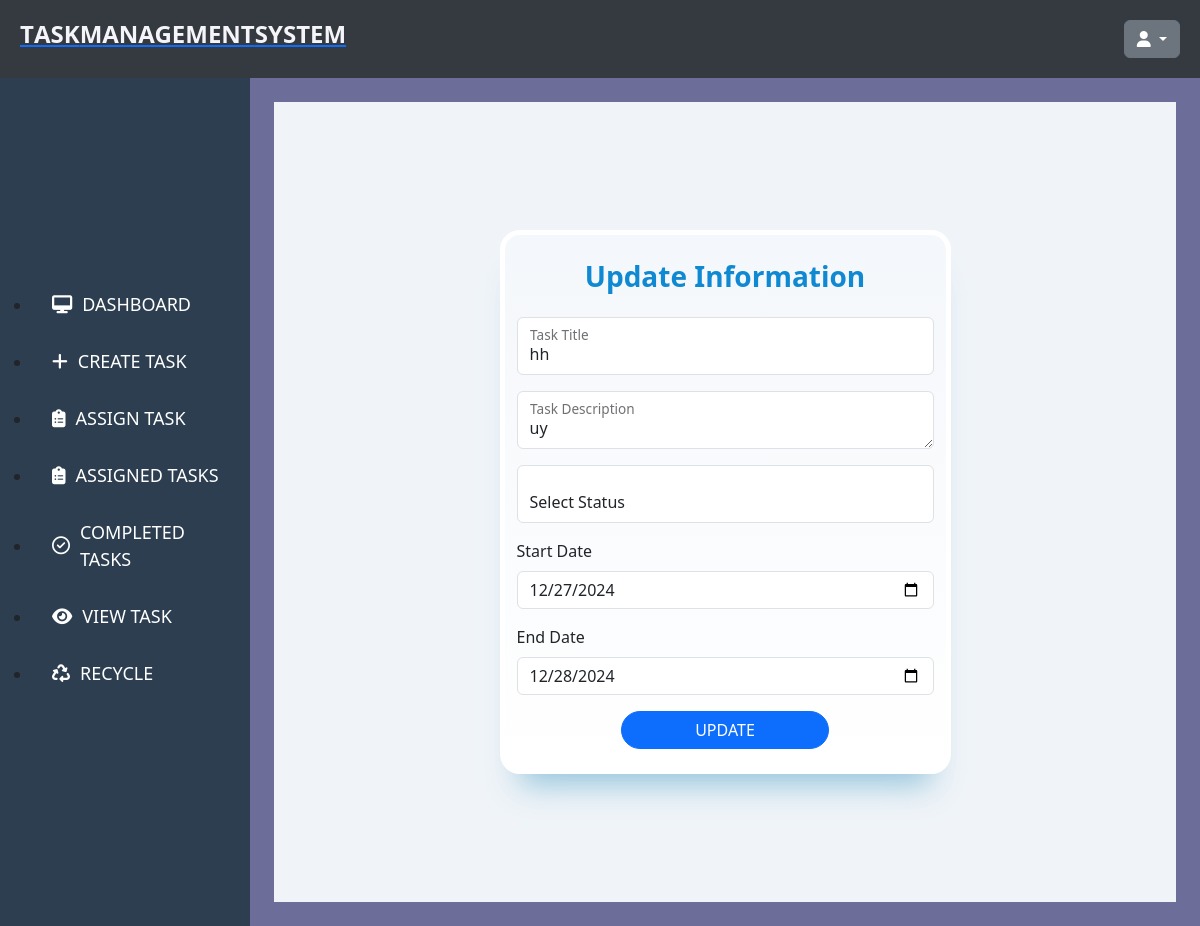
/edit/6, run on the app's committed database.
### main/models.py (models this page shows, shortened)
class Task(models.Model):
    STATUS_CHOICES =[
    ('not_started','Not started'),
    ('in_progress','In progress'),
    ('completed','Completed'),
]
    user = models.ForeignKey(User, on_delete=models.CASCADE, null=True)
    title = models.CharField(max_length=50)
    description=models.TextField()
    start_date=models.DateField(null=True, blank=True)
    end_date=models.DateField(null=True, blank=True)
    status=models.CharField(max_length=20,choices=STATUS_CHOICES,default='not_started')
    is_deleted = models.BooleanField(default=False)
    delete_time = models.DateTimeField(null=True)
    is_completed = models.BooleanField(default=False)

### main/views.py (the view, shortened to what this page needs)
# urls.py: path("edit/<int:id>", edit, name="edit"),
def edit(request,id):
    data=Task.objects.get(id=id)
    return render(request, 'main/edit.html', {'data':data})

### main/templates/main/edit.html (shortened to what this page needs)
{% extends 'base.html' %}
{% load static %}
{% block content %}
<div class="main">
    <div class="container w-50">
        <div class="heading">Update Information</div>
        <form action="{% url 'edit' data.id %}" method="POST" class="form">
            <div class="form-floating">
                <input type="text" value="{{data.title}}" name="title" class="form-control" placeholder="Enter task title" id="taskTitle">
                <label for="taskTitle">Task Title</label>
            </div>
            <div class="form-floating mt-3">
                  <textarea name="description" class="form-control" placeholder="Leave a comment here" id="floatingTextarea">{{data.description}}</textarea>
                  <label for="floatingTextarea">Task Description</label>
            </div>
            <div class="form-floating mt-3">
                <select id="status" name="status" class="form-control">
                    <option value=""selected>Select Status</option>
                </select>
            </div>
            <div class="mb-3 mt-3">
                <label for="exampleInputPassword1" class="form-label">Start Date</label>
                <input type="date" value="{{data.start_date|date:'Y-m-d'}}" name="start_date" class="form-control" id="startDate">
            </div>
            <div class="mb-3 mt-3">
                <label for="exampleInputPassword1" class="form-label">End Date</label>
                <input type="date" value="{{data.end_date|date:'Y-m-d'}}" name="end_date" class="form-control" id="endDate">
            </div>
            <div class="d-flex justify-content-center">
            <button type="submit" class="btn btn-primary rounded-pill w-50">UPDATE</button>
          </div>
        </form>
</div>
{% endblock content %}

### main/static/css/style.css (style rules this page uses)
body { font-family: Arial, sans-serif; background-color: #f4f4f9; margin: 0; padding: 0; }
.container { max-width: 1500px; margin: 0 auto; padding: 20px; }

### main/static/css/s.css (style rules this page uses)
.main { display: flex; justify-content: center; align-items: center; height: 100vh; margin: 0; padding: 0; background-color: #f0f4f8; box-sizing: border-box; }
.container { max-width: 320px; width: 100%; background: linear-gradient(0deg, rgb(255, 255, 255) 0%, rgb(244, 247, 251) 100%); border-radius: 20px; padding: 20px 30px; border: 5px solid rgb(255, 255, 255); box-shadow: rgba(133, 189, 215, 0.8784313725) 0px 30px 30px -20px; margin: 20px; display: flex; flex-direction: column; justify-content: center; align-items: center; }
.heading { text-align: center; font-weight: 900; font-size: 28px; color: rgb(16, 137, 211); margin-bottom: 20px; }
.form { width: 100%; }

### data on the page
Task: title "hh", description "uy", start_date "12/27/2024", end_date "12/28/2024"
